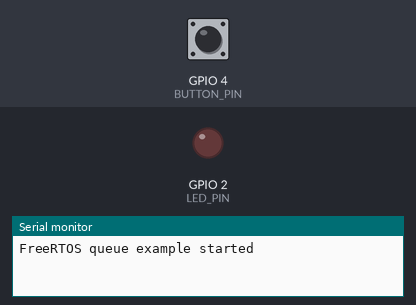
A program run on a simulated ESP32. Parts: output pins drawn as LEDs (lit = HIGH), the last lines printed to the serial monitor. Inputs (shaded band) come from the test bench; at power-on: GPIO 4 (BUTTON_PIN) HIGH.

Above: at 1.2 s.
1.3 s: GPIO 4 (BUTTON_PIN) pulled LOW for 0.15 s
At 1.44 s:
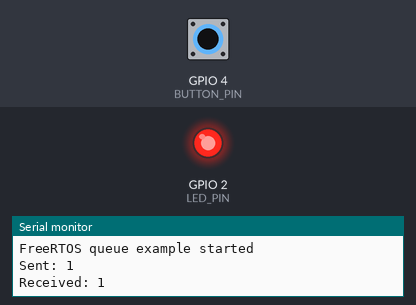
3.0 s: GPIO 4 (BUTTON_PIN) pulled LOW for 3.2 s
At 7.3 s:
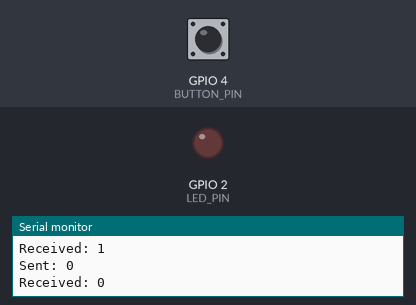
Timing chart, 0 to 8.8 s (numbered marks = the images above; inputs shaded):
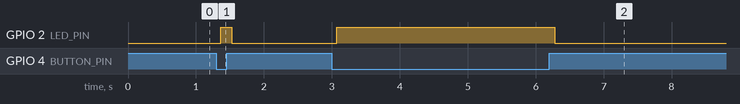

The program:

main.cpp
```cpp
#include <Arduino.h>

// Pin definitions for ESP32 DOIT DevKit V1
const int BUTTON_PIN = 4;    // Push button input pin (safer than IO0)
const int LED_PIN = 2;       // On-board LED or external LED pin

QueueHandle_t buttonQueue;

void buttonTask(void *pvParameters) {
  int lastRawState = HIGH;
  int stableState = HIGH;
  int buttonState;
  int valueToSend;
  const TickType_t debounceDelay = pdMS_TO_TICKS(50);
  TickType_t lastDebounceTime = 0;

  while (true) {
    buttonState = digitalRead(BUTTON_PIN);

    if (buttonState != lastRawState) {
      lastDebounceTime = xTaskGetTickCount();
    }

    if ((xTaskGetTickCount() - lastDebounceTime) > debounceDelay) {
      if (buttonState != stableState) {
        stableState = buttonState;
        valueToSend = (stableState == LOW) ? 1 : 0;

        if (xQueueSend(buttonQueue, &valueToSend, pdMS_TO_TICKS(10)) == pdPASS) {
          Serial.printf("Sent: %d\r\n", valueToSend);
        }
      }
    }

    lastRawState = buttonState;
    vTaskDelay(pdMS_TO_TICKS(20));
  }
}

void ledTask(void *pvParameters) {
  int receivedValue;

  pinMode(LED_PIN, OUTPUT);
  digitalWrite(LED_PIN, LOW);

  while (true) {
    if (xQueueReceive(buttonQueue, &receivedValue, portMAX_DELAY) == pdPASS) {
      if (receivedValue == 1) {
        digitalWrite(LED_PIN, HIGH);
      } else {
        digitalWrite(LED_PIN, LOW);
      }

      Serial.printf("Received: %d\r\n", receivedValue);
    }
  }
}

void setup() {
  Serial.begin(115200);

  pinMode(BUTTON_PIN, INPUT_PULLUP);

  buttonQueue = xQueueCreate(10, sizeof(int));
  if (buttonQueue == NULL) {
    Serial.println("Failed to create queue");
    while (true) {
      vTaskDelay(pdMS_TO_TICKS(1000));
    }
  }

  xTaskCreate(buttonTask, "ButtonTask", 2048, NULL, 1, NULL);
  xTaskCreate(ledTask, "LEDTask", 2048, NULL, 1, NULL);

  Serial.println("FreeRTOS queue example started");
}

void loop() {
  vTaskDelay(pdMS_TO_TICKS(1000));
}
```

Measured:
- after the input at 1.3 s, GPIO 2 (LED_PIN): LOW → HIGH after 0.06 s, → LOW 0.16 s later
- after the input at 3.0 s, GPIO 2 (LED_PIN): LOW → HIGH after 0.07 s, → LOW 3.2 s later
